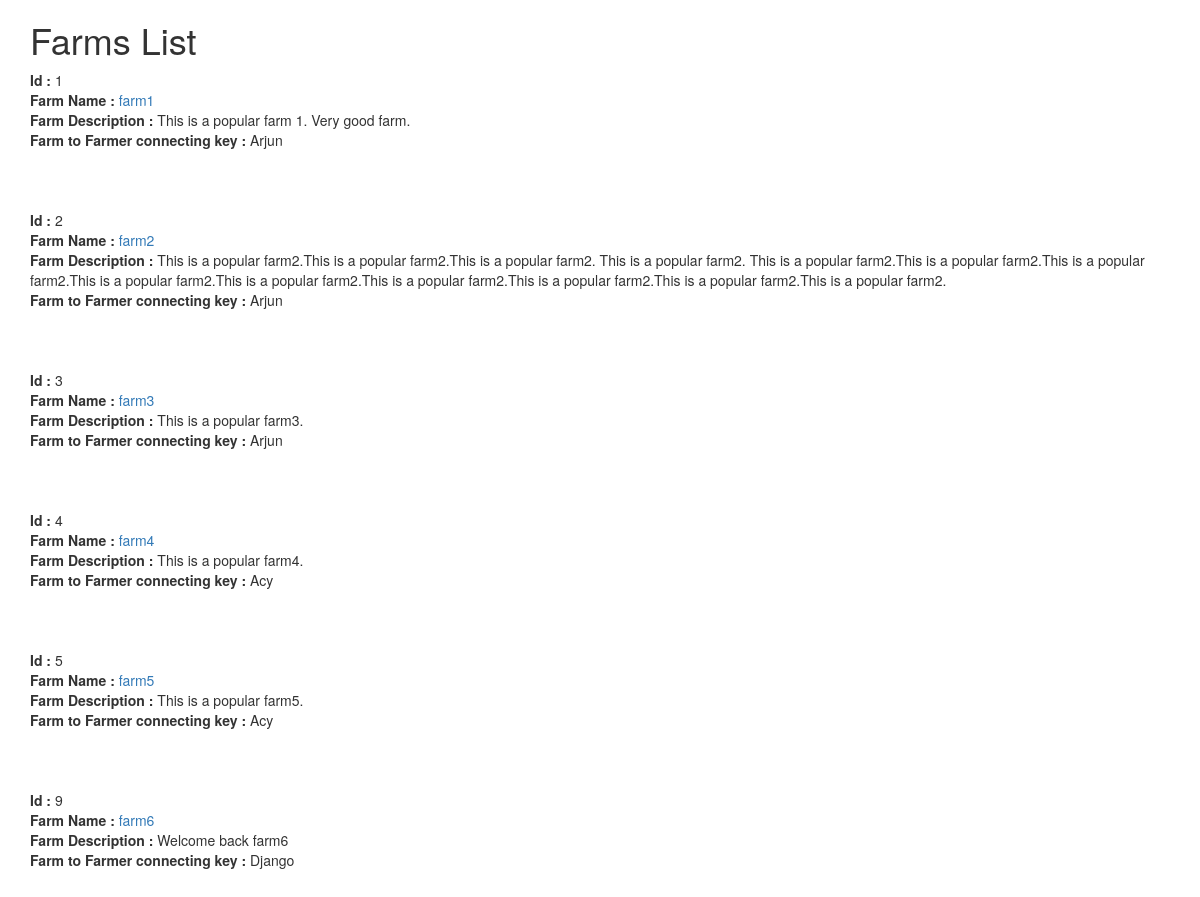
The page /farmershelp/farms/ on the database its author committed.
### farmershelp/models.py (models this page shows, shortened)
class Farms(models.Model):
	farm_name = models.CharField(max_length = 120)
	farm_description = models.TextField()
	farmers_id_fk = models.ForeignKey(Farmers, on_delete = models.CASCADE)
	def get_absolute_url(self):
		return reverse("farmershelp:detail",kwargs={"id":self.id})

class Farmers(models.Model):
	FarmerName = models.CharField(max_length = 120,unique=True)
	FarmingExperience = models.CharField(max_length = 120)
	No_of_family = models.CharField(max_length = 120)
	updated = models.DateTimeField(auto_now = True, auto_now_add= False)
	timestamp = models.DateTimeField(auto_now = False, auto_now_add = True)
	def __str__(self):
		return self.FarmerName

### farmershelp/views.py (the view)
def farms_home(request):
	queryset = Farms.objects.all()
	context = {
	"objectlist":queryset
	}
	return render(request,"farms_home.html", context)

### templates/farms_home.html
{% extends "base.html" %}
{% block content %}
    <h1>Farms List</h1>
{% for obj in objectlist   %}
  <b>Id :</b> {{obj.id}}<br>
  <b>Farm Name :</b>  <a href='{{ obj.get_absolute_url }}'> {{obj.farm_name}} </a> <br>
  <b>Farm Description :</b> {{obj.farm_description}}<br>
  <b>Farm to Farmer connecting key :</b> {{obj.farmers_id_fk}}<br>
 <br><br><br>
{% endfor %}
{% endblock %}

### templates/base.html (shortened to what this page needs)
<!DOCTYPE html>
<html lang="en">
<head>
<link rel="stylesheet" href="https://maxcdn.bootstrapcdn.com/bootstrap/3.3.7/css/bootstrap.min.css">
</head>
<body>
	<div class="container">
		{% block content %}
		{% endblock %}
	</div>
</body>
</html>

### rows shown on the page
Farms: id "1", farm_name "farm1", farm_description "This is a popular farm 1. Very good farm.", farmers_id_fk "Arjun"
Farms: id "2", farm_name "farm2", farm_description "This is a popular farm2.This is a popular farm2.This is a popular farm2. This is a popular farm2. This is a popular farm2.This is a popular farm2.This is a popular farm2.This is a popular farm2.This is a popular farm2.This is a popular farm2.This is a popular farm2.This is a popular farm2.This is a popular farm2.", farmers_id_fk "Arjun"
Farms: id "3", farm_name "farm3", farm_description "This is a popular farm3.", farmers_id_fk "Arjun"
Farms: id "4", farm_name "farm4", farm_description "This is a popular farm4.", farmers_id_fk "Acy"
Farms: id "5", farm_name "farm5", farm_description "This is a popular farm5.", farmers_id_fk "Acy"
Farms: id "9", farm_name "farm6", farm_description "Welcome back farm6", farmers_id_fk "Django"
